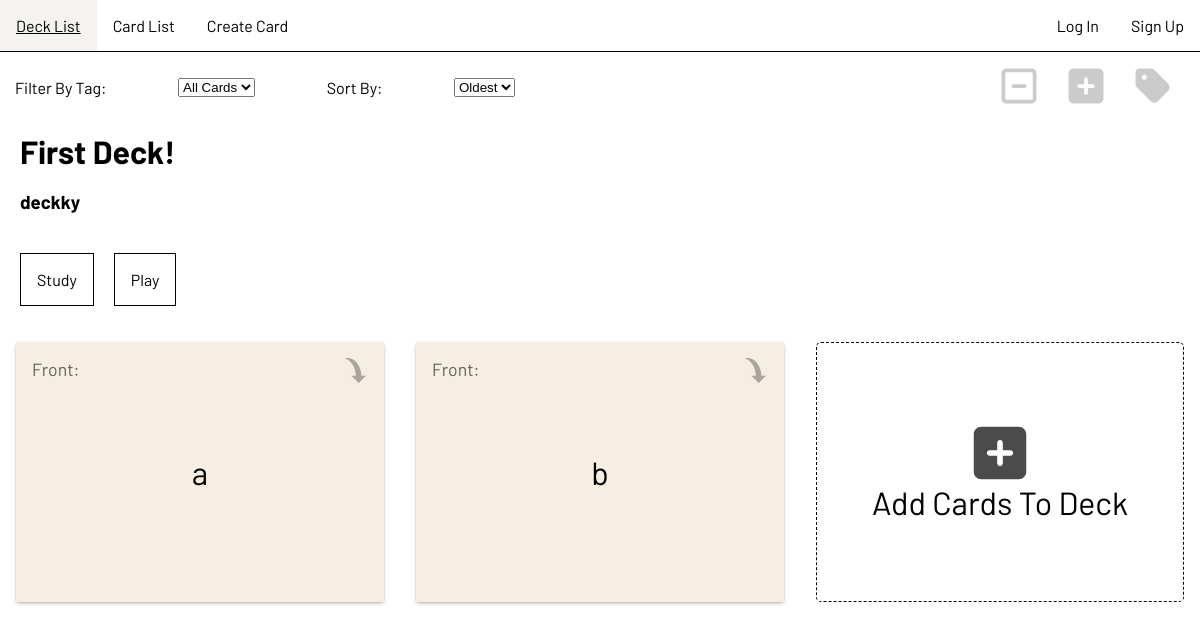
Page /deck/1 on the earlier database version.
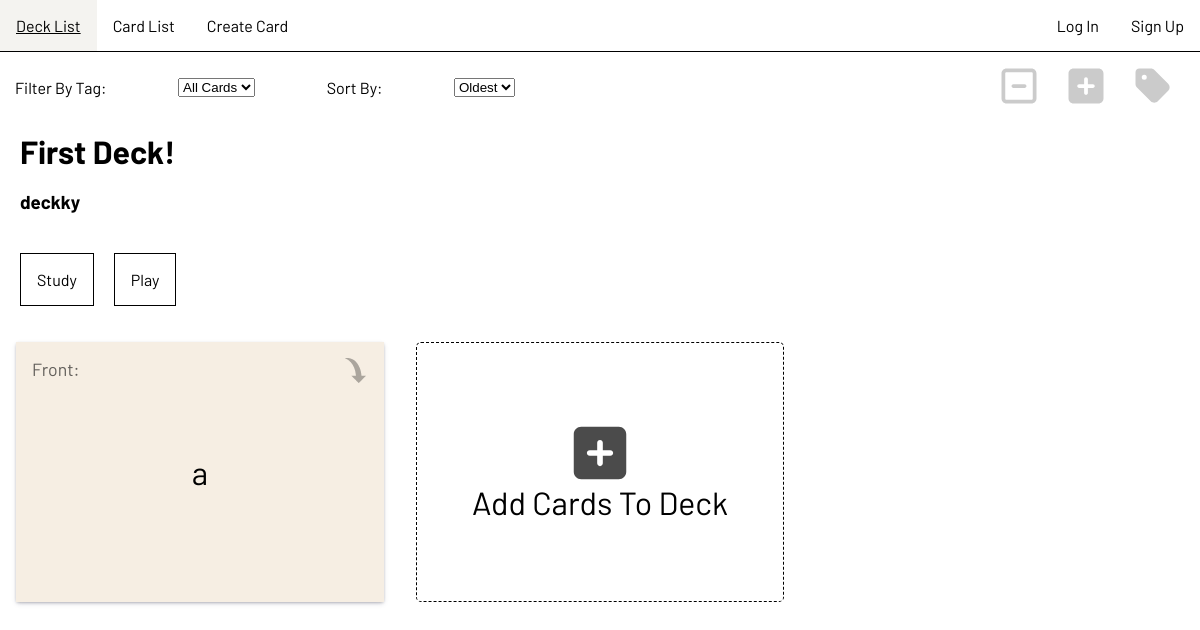
Same page on the later database version.
### frontend/models.py (models this page shows, shortened)
class Card(models.Model):
    user = models.ForeignKey(User, on_delete=models.CASCADE)
    front = models.TextField()
    back = models.TextField()
    date_created = models.DateTimeField(auto_now_add=True)
    date_edited = models.DateTimeField(auto_now=True)
    date_last_reviewed = models.DateTimeField(auto_now_add=True)
    tags = models.ManyToManyField(Tag, blank=True, related_name="cards")

### frontend/views.py (the view)
# urls.py: path("deck/<int:pk>", views.deck_detail_view, name="deck_detail"),
def deck_detail_view(request, pk):
    deck = Deck.objects.get(pk=pk)
    if deck.user != request.user:
        pass
    template_name = 'frontend/deck-detail.html'
    return render(request, template_name, {
        'deck': deck,
        'card_list': deck.cards.all()
    })

### frontend/templatetags/markdown_filter.py (called while the page is built)
@register.filter
def markdownify(text):
    return markdown.markdown(text, safe_mode='escape')

### frontend/templates/frontend/deck-detail.html (shortened to what this page needs)
{% extends "layout.html" %}
{% load static %}
{% load markdown_filter %}
{% block body %}
    <main class="main">
        <div class="list-modifiers">
            <div class="left-list-modifiers">
                <p>Filter By Tag: </p>
                <select name="filter" class="filter-select"
                    hx-get="{% url 'card_list' %}"
                    hx-include=".left-list-modifiers"
                    hx-trigger="change"
                    hx-target="#cards-in-card-list">
                    <option id="all-cards-tag" class="filter-tag" value="0"
                        hx-get="{% url 'tag_select_list' %}"
                        hx-trigger="load"
                        hx-target="this"
                        hx-swap="afterend"
                        hx-push-url="false">
                        All Cards</option>
                </select>
                <p>Sort By:</p>
                <select name="order_by" class="order-select"
                    hx-get="{% url 'card_list' %}"
                    hx-include=".left-list-modifiers"
                    hx-trigger="change"
                    hx-target="#cards-in-card-list">
                    <option class="order-option" value="date_created"
                        hx-get="{% url 'order_select_list' %}"
                        hx-trigger="load"
                        hx-target="this"
                        hx-swap="outerHTML"
                        hx-push-url="false">Oldest</option>
                </select>
            </div>
            <div class="list-edit-icons">
                <img class="icon list-edit-icon list-remove-icon hoverable" src="{% static 'frontend/icons/remove.svg' %}" width="40px" height="40px" title="Remove Cards from Deck" alt="Remove Cards from Deck"
                    hx-post="{% url 'remove_card_multiple' %}"
                    hx-include=".selected .left-list-modifiers"
                    />
                <img class="icon list-edit-icon list-add-to-deck-icon hoverable" src="{% static 'frontend/icons/add.svg' %}" width="40px" height="40px" title="Add Cards To Decks" alt="Add Cards To Decks"/>
                <img class="icon list-edit-icon list-add-tags-icon hoverable" src="{% static 'frontend/icons/tag.svg' %}" width="40px" height="40px" title="Add Tags to Cards" alt="Add Tags to Cards"/>
            </div>
        </div>
        <div class="deck-meta">
            <h1>{{ deck.title }}</h1>
            <h3>{{ deck.description }}</h3>
        </div>
        <div class="deck-options">
            <button class="btn study-btn form-button">Study</button>
            <button class="btn play-btn form-button">Play</button>
        </div>
        <div class="list card-list">
            <section id="cards-in-card-list" class="container">{% include 'frontend/partials/cards.html' %}</section>
            <div class="item create-card add-card last">
                <div class="card-front">
                    <div class="wrapper">
                        <img src="{% static 'frontend/icons/add.svg' %}" width="60px" height="60px" style="opacity: 0.7"/>
                        <p>Add Cards To Deck</p>
                    </div>
                </div>
            </div>
        </div>
    </main>
{% endblock %}

### frontend/templates/frontend/partials/cards.html (shortened to what this page needs)
{% load static %}
{% load markdown_filter %}
{% for card in card_list %}
    <div class="card item selectable" _="on click toggle .selected on closest .card">
        <p class="label label-front">Front: </p>
        <img class="icon hoverable flip-icon" src="{% static 'frontend/icons/curve-down-arrow.svg' %}" width="25px" height="25px" title="Flip" alt="Flip" />
        <div class="card-front">
            {{ card.front|markdownify|safe }}
        </div>
    </div>
{% endfor %}

Differences in the rows shown:
no longer on this page (row edited): Card: front "b"
